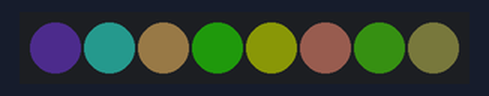
Bench run of a program on a simulated Raspberry Pi (BCM pin numbers) with a Blinkt!. Parts: 8 RGB LEDs in strip order, left to right. Dim RGB values are drawn brighter than linear; random numbers come from a fixed seed.

Above: at 0.01 s.
At 4.93 s:
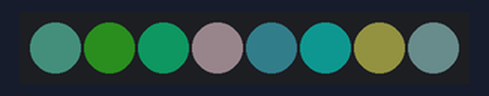
At 9.85 s:
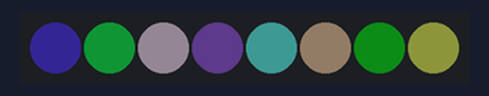
At 19.85 s:
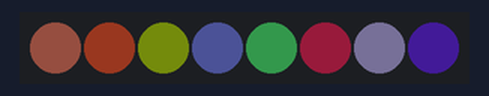
At 29.84 s:
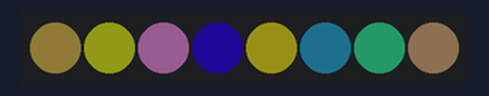
At 39.84 s:
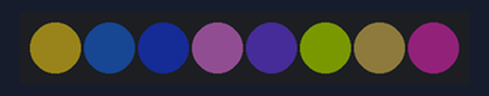
Timing chart, 0 to 40.0 s (numbered marks = the images above):
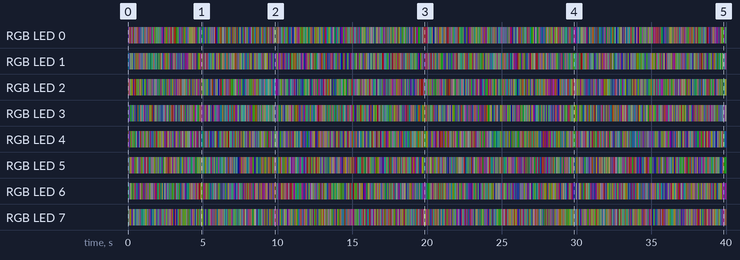

The program:

blinky.py
```python
#!/usr/bin/env python3
# copy to /usr/local/bin/blinky and use with blinky.service

import blinkt
import random
import time

blinkt.set_clear_on_exit()
blinkt.set_brightness(0.1)

while True:
    for i in range(blinkt.NUM_PIXELS):
        blinkt.set_pixel(i, random.randint(0, 255), random.randint(0, 255), random.randint(0, 255))
    blinkt.show()
    time.sleep(0.05)
```
